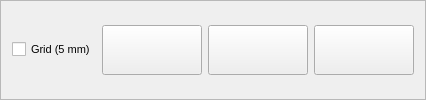
    <widget class="QFrame" name="frame_3">
     <property name="maximumSize">
      <size>
       <width>16777215</width>
       <height>100</height>
      </size>
     </property>
     <property name="frameShape">
      <enum>QFrame::StyledPanel</enum>
     </property>
     <property name="frameShadow">
      <enum>QFrame::Raised</enum>
     </property>
     <layout class="QHBoxLayout" name="horizontalLayout_7">
      <item>
       <layout class="QHBoxLayout" name="horizontalLayout_2">
        <item>
         <widget class="QCheckBox" name="m_cbEnableGrid">
          <property name="enabled">
           <bool>true</bool>
          </property>
          <property name="font">
           <font>
            <pointsize>8</pointsize>
           </font>
          </property>
          <property name="text">
           <string>Grid (5 mm)</string>
          </property>
          <property name="checked">
           <bool>false</bool>
          </property>
          <property name="tristate">
           <bool>false</bool>
          </property>
         </widget>
        </item>
        <item>
         <widget class="QPushButton" name="m_AceptarValores">
          <property name="sizePolicy">
           <sizepolicy hsizetype="Preferred" vsizetype="Expanding">
            <horstretch>1</horstretch>
            <verstretch>0</verstretch>
           </sizepolicy>
          </property>
          <property name="minimumSize">
           <size>
            <width>100</width>
            <height>50</height>
           </size>
          </property>
          <property name="maximumSize">
           <size>
            <width>100</width>
            <height>50</height>
           </size>
          </property>
          <property name="font">
           <font>
            <pointsize>10</pointsize>
           </font>
          </property>
          <property name="text">
           <string/>
          </property>
          <property name="icon">
           <iconset resource="../../In2Apps/In2Designer/In2Designer/shared.qrc">
            <normaloff>:/res/images/reload.png</normaloff>:/res/images/reload.png</iconset>
          </property>
          <property name="iconSize">
           <size>
            <width>32</width>
            <height>32</height>
           </size>
          </property>
         </widget>
        </item>
        <item>
         <widget class="QPushButton" name="m_AceptarButton">
          <property name="sizePolicy">
           <sizepolicy hsizetype="Preferred" vsizetype="Preferred">
            <horstretch>0</horstretch>
            <verstretch>0</verstretch>
           </sizepolicy>
          </property>
          <property name="minimumSize">
           <size>
            <width>100</width>
            <height>0</height>
           </size>
          </property>
          <property name="maximumSize">
           <size>
            <width>100</width>
            <height>50</height>
           </size>
          </property>
          <property name="font">
           <font>
            <pointsize>10</pointsize>
            <weight>75</weight>
            <bold>true</bold>
           </font>
          </property>
          <property name="text">
           <string/>
          </property>
          <property name="icon">
           <iconset resource="../../In2Apps/In2Designer/In2Designer/shared.qrc">
            <normaloff>:/res/images/Ok.png</normaloff>:/res/images/Ok.png</iconset>
          </property>
          <property name="iconSize">
           <size>
            <width>32</width>
            <height>60</height>
           </size>
          </property>
         </widget>
        </item>
        <item>
         <widget class="QPushButton" name="m_CancelButton">
          <property name="sizePolicy">
           <sizepolicy hsizetype="Preferred" vsizetype="Preferred">
            <horstretch>0</horstretch>
            <verstretch>0</verstretch>
           </sizepolicy>
          </property>
          <property name="minimumSize">
           <size>
            <width>100</width>
            <height>0</height>
           </size>
          </property>
          <property name="maximumSize">
           <size>
            <width>100</width>
            <height>50</height>
           </size>
          </property>
          <property name="font">
           <font>
            <pointsize>10</pointsize>
            <weight>75</weight>
            <bold>true</bold>
           </font>
          </property>
          <property name="text">
           <string/>
          </property>
          <property name="icon">
           <iconset resource="../../In2Apps/In2Designer/In2Designer/shared.qrc">
            <normaloff>:/res/images/Cancel.png</normaloff>:/res/images/Cancel.png</iconset>
          </property>
          <property name="iconSize">
           <size>
            <width>32</width>
            <height>60</height>
           </size>
          </property>
         </widget>
        </item>
       </layout>
      </item>
     </layout>
    </widget>
